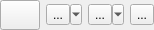
<?xml version="1.0" encoding="UTF-8"?>
<ui version="4.0">
 <class>qCjyxMarkupsPlaceWidget</class>
 <widget class="qCjyxWidget" name="qCjyxMarkupsPlaceWidget">
  <property name="geometry">
   <rect>
    <x>0</x>
    <y>0</y>
    <width>151</width>
    <height>30</height>
   </rect>
  </property>
  <property name="sizePolicy">
   <sizepolicy hsizetype="Preferred" vsizetype="Preferred">
    <horstretch>0</horstretch>
    <verstretch>0</verstretch>
   </sizepolicy>
  </property>
  <property name="windowTitle">
   <string>Place markups</string>
  </property>
  <layout class="QHBoxLayout" name="horizontalLayout">
   <property name="margin">
    <number>0</number>
   </property>
   <item>
    <widget class="ctkColorPickerButton" name="ColorButton">
     <property name="sizePolicy">
      <sizepolicy hsizetype="Preferred" vsizetype="Preferred">
       <horstretch>0</horstretch>
       <verstretch>0</verstretch>
      </sizepolicy>
     </property>
     <property name="toolTip">
      <string>Select the display color.</string>
     </property>
     <property name="checkable">
      <bool>true</bool>
     </property>
     <property name="displayColorName">
      <bool>false</bool>
     </property>
    </widget>
   </item>
   <item>
    <widget class="QToolButton" name="PlaceButton">
     <property name="sizePolicy">
      <sizepolicy hsizetype="Preferred" vsizetype="Fixed">
       <horstretch>0</horstretch>
       <verstretch>0</verstretch>
      </sizepolicy>
     </property>
      <property name="popupMode">
        <enum>QToolButton::MenuButtonPopup</enum>
      </property>
      <property name="toolTip">
      <string>Place a control point</string>
     </property>
     <property name="text">
      <string>...</string>
     </property>
     <property name="icon">
      <iconset resource="../../../Resources/qCjyxMarkupsModule.qrc">
       <normaloff>:/Icons/MarkupsFiducialMouseModePlace.png</normaloff>:/Icons/MarkupsFiducialMouseModePlace.png</iconset>
     </property>
     <property name="checkable">
      <bool>true</bool>
     </property>
    </widget>
   </item>
   <item>
    <widget class="QToolButton" name="DeleteButton">
     <property name="sizePolicy">
      <sizepolicy hsizetype="Preferred" vsizetype="Fixed">
       <horstretch>0</horstretch>
       <verstretch>0</verstretch>
      </sizepolicy>
     </property>
     <property name="popupMode">
      <enum>QToolButton::MenuButtonPopup</enum>
     </property>
     <property name="toolTip">
      <string>Delete last added control point</string>
     </property>
     <property name="text">
      <string>...</string>
     </property>
     <property name="icon">
      <iconset resource="../../../Resources/qCjyxMarkupsModule.qrc">
       <normaloff>:/Icons/MarkupsDelete.png</normaloff>:/Icons/MarkupsDelete.png</iconset>
     </property>
    </widget>
   </item>
   <item>
    <widget class="QToolButton" name="MoreButton">
     <property name="sizePolicy">
      <sizepolicy hsizetype="Preferred" vsizetype="Fixed">
       <horstretch>0</horstretch>
       <verstretch>0</verstretch>
      </sizepolicy>
     </property>
     <property name="toolTip">
      <string>Click for more options</string>
     </property>
     <property name="text">
      <string>...</string>
     </property>
     <property name="icon">
      <iconset resource="../../../../../../Libs/DMML/Widgets/Resources/qDMMLWidgets.qrc">
       <normaloff>:/Icons/SliceMoreOptions.png</normaloff>:/Icons/SliceMoreOptions.png</iconset>
     </property>
     <property name="popupMode">
      <enum>QToolButton::InstantPopup</enum>
     </property>
    </widget>
   </item>
  </layout>
  <action name="ActionPlacePersistentPoint">
   <property name="checkable">
    <bool>true</bool>
   </property>
   <property name="text">
    <string>Place multiple control points</string>
   </property>
   <property name="toolTip">
    <string>Place multiple control points</string>
   </property>
  </action>
  <action name="ActionDeleteAll">
   <property name="icon">
    <iconset resource="../../../Resources/qCjyxMarkupsModule.qrc">
     <normaloff>:/Icons/MarkupsDeleteAllRows.png</normaloff>:/Icons/MarkupsDeleteAllRows.png</iconset>
   </property>
   <property name="text">
    <string>Delete all control points</string>
   </property>
   <property name="toolTip">
    <string>Delete all control points in the list</string>
   </property>
  </action>
  <action name="ActionUnsetLast">
   <property name="icon">
    <iconset resource="../../../Resources/qCjyxMarkupsModule.qrc">
     <normaloff>:/Icons/MarkupsUnset.png</normaloff>:/Icons/MarkupsUnset.png</iconset>
   </property>
    <property name="text">
    <string>Clear last control point position</string>
   </property>
   <property name="toolTip">
    <string>Clear the position of the last control point placed (the control point will not be deleted).</string>
   </property>
  </action>
  <action name="ActionUnsetAll">
   <property name="icon">
    <iconset resource="../../../Resources/qCjyxMarkupsModule.qrc">
     <normaloff>:/Icons/MarkupsUnsetAll.png</normaloff>:/Icons/MarkupsUnsetAll.png
    </iconset>
   </property>
   <property name="text">
    <string>Clear all control point positions</string>
   </property>
   <property name="toolTip">
    <string>Clear the position of all control points in the list (the control points will not be deleted).</string>
   </property>
  </action>
  <action name="ActionVisibility">
   <property name="icon">
    <iconset resource="../../../../../../Base/QTGUI/Resources/qCjyxBaseQTGUI.qrc">
     <normaloff>:/Icons/Small/CjyxInvisible.png</normaloff>
     <normalon>:/Icons/Small/CjyxVisible.png</normalon>:/Icons/Small/CjyxInvisible.png</iconset>
   </property>
   <property name="text">
    <string>Visibility</string>
   </property>
   <property name="toolTip">
    <string>Toggle markup visibility</string>
   </property>
  </action>
  <action name="ActionLocked">
   <property name="icon">
    <iconset resource="../../../../../../Base/QTGUI/Resources/qCjyxBaseQTGUI.qrc">
     <normaloff>:/Icons/Small/CjyxUnlock.png</normaloff>
     <normalon>:/Icons/Small/CjyxLock.png</normalon>:/Icons/Small/CjyxUnlock.png</iconset>
   </property>
   <property name="text">
    <string>Locked</string>
   </property>
   <property name="toolTip">
    <string>Toggle control point positions lock</string>
   </property>
  </action>
  <action name="ActionFixedNumberOfControlPoints">
   <property name="icon">
    <iconset resource="../../../../../../Base/QTGUI/Resources/qCjyxBaseQTGUI.qrc">
     <normaloff>:/Icons/Small/CjyxPointNumberUnlock.png</normaloff>
     <normalon>:/Icons/Small/CjyxPointNumberLock.png</normalon>:/Icons/Small/CjyxPointNumberUnlock.png</iconset>
   </property>
   <property name="text">
    <string>Control point number locked</string>
   </property>
   <property name="toolTip">
    <string>Toggle control point number lock. If locked then it is not possible to add or delete control points. Instead of deleting, position control points can be unset.</string>
   </property>
  </action>
 </widget>
 <customwidgets>
  <customwidget>
   <class>qCjyxWidget</class>
   <extends>QWidget</extends>
   <header>qCjyxWidget.h</header>
   <container>1</container>
  </customwidget>
  <customwidget>
   <class>ctkColorPickerButton</class>
   <extends>QPushButton</extends>
   <header>ctkColorPickerButton.h</header>
  </customwidget>
 </customwidgets>
 <resources>
  <include location="../../../../../../Libs/DMML/Widgets/Resources/qDMMLWidgets.qrc"/>
  <include location="../../../Resources/qCjyxMarkupsModule.qrc"/>
  <include location="../../../../../../Base/QTGUI/Resources/qCjyxBaseQTGUI.qrc"/>
 </resources>
 <connections/>
</ui>
